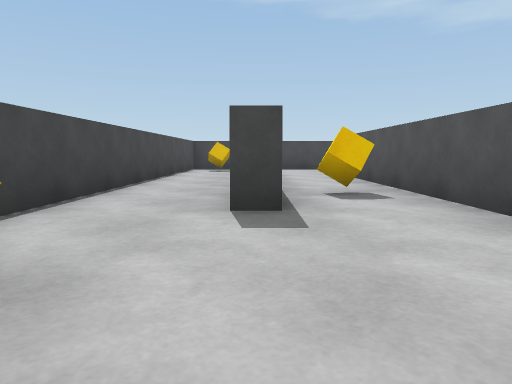
[1] (above)

20 first-person views from a walk through a 3-D level made in the Unity game engine. The camera is 0.55 m above the floor, tilts 6° down and sees 70° across. The floor is counted in squares, 1 m on a side. Each view is taken from the middle of a square. On the plan, view 1 faces up. The plan holds only what a view shows up to about 9 squares ahead; the rest is blank. The player is left out.

[2]
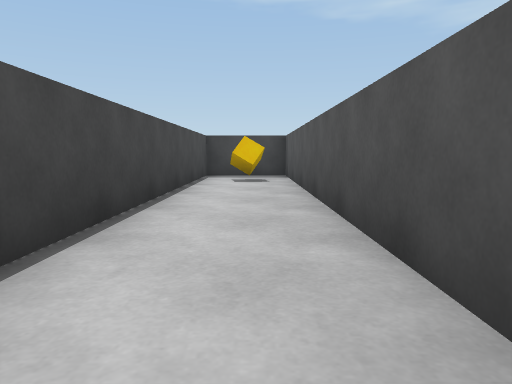

[3]
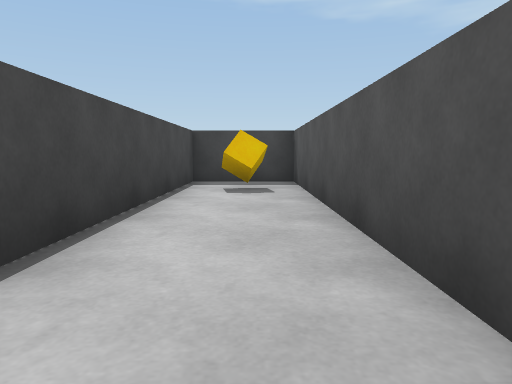

[4]
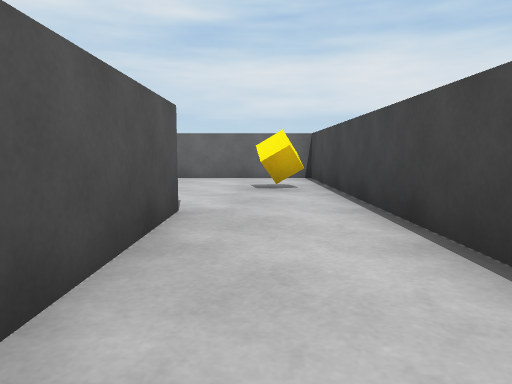

[5]
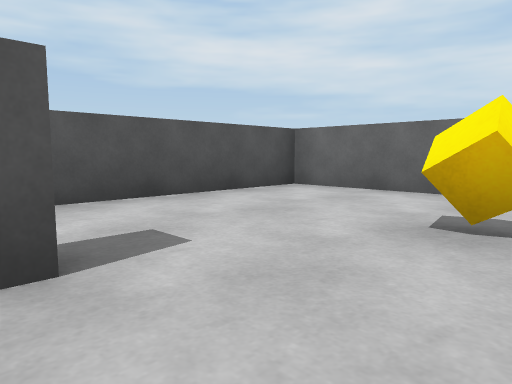

[6]
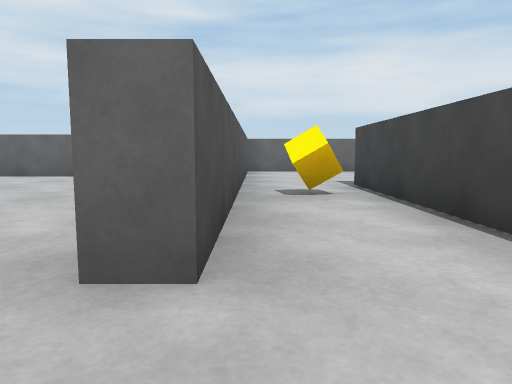

[7]
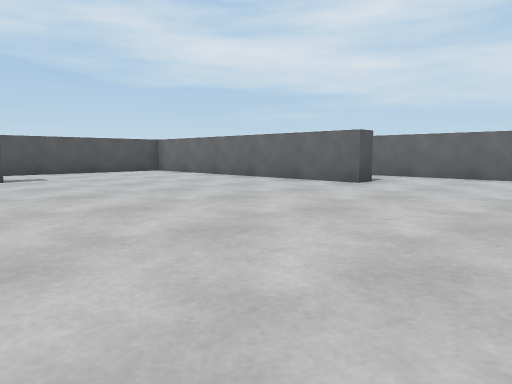

[8]
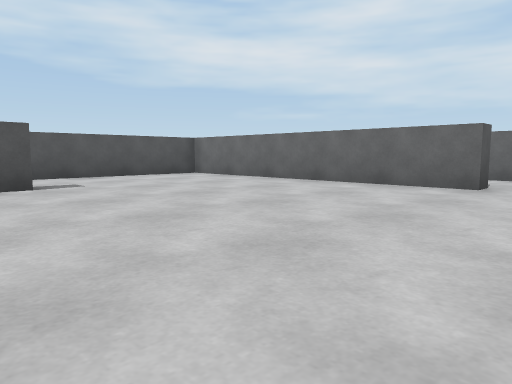

[9]
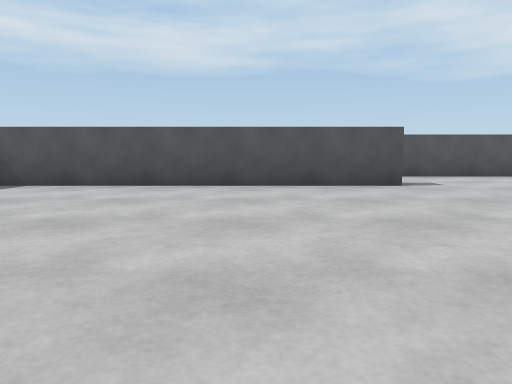

[10]
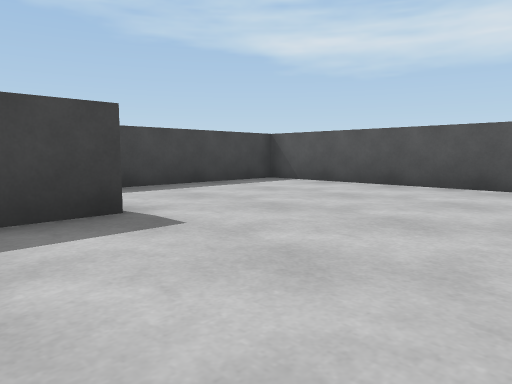

[11]
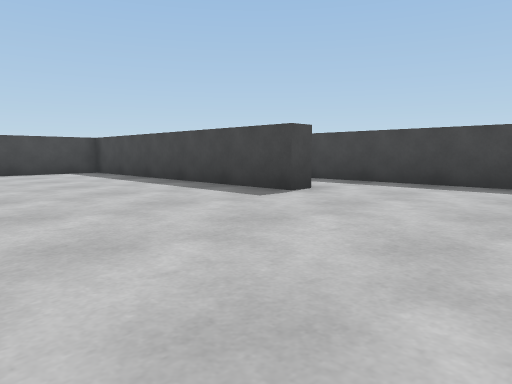

[12]
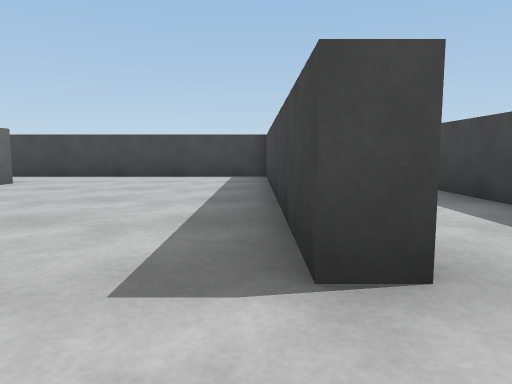

[13]
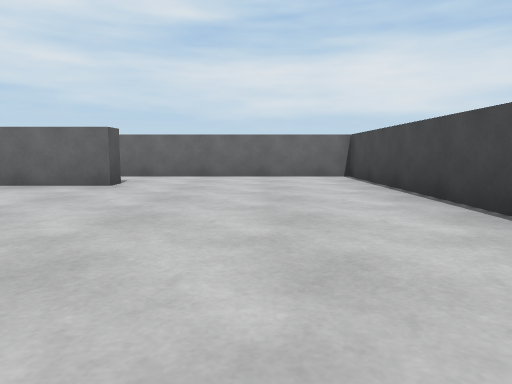

[14]
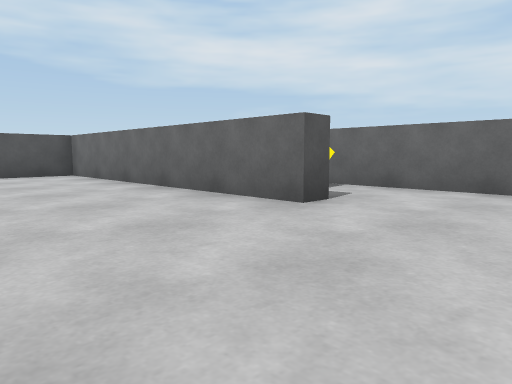

[15]
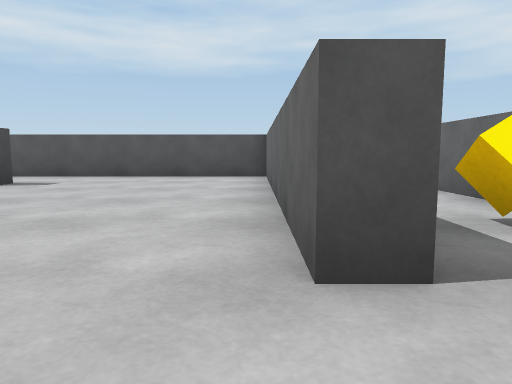

[16]
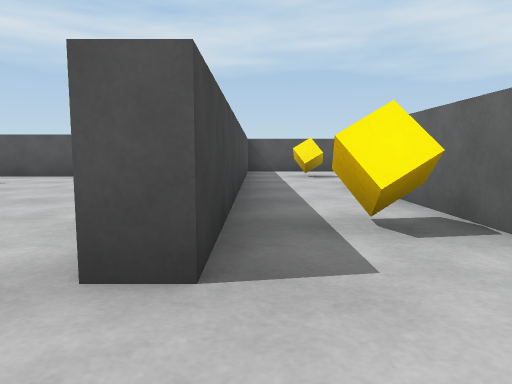

[17]
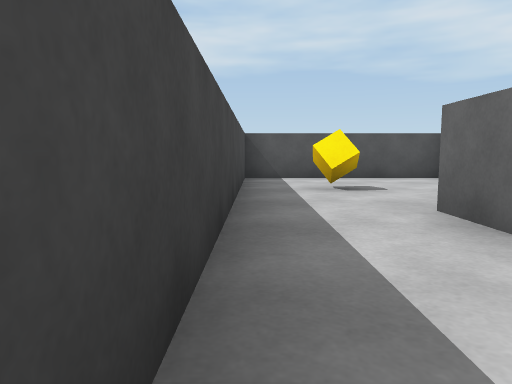

[18]
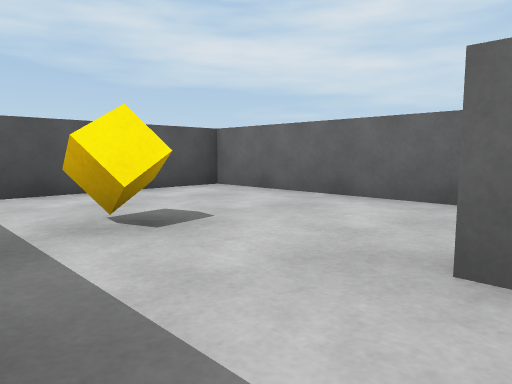

[19]
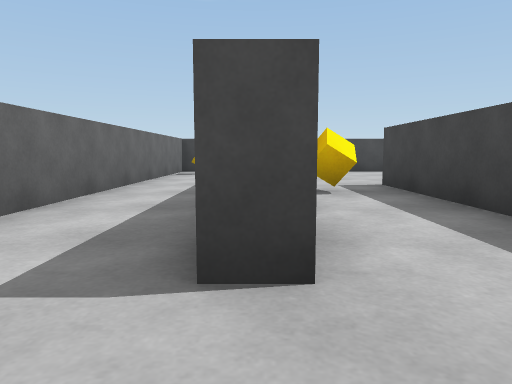

[20]
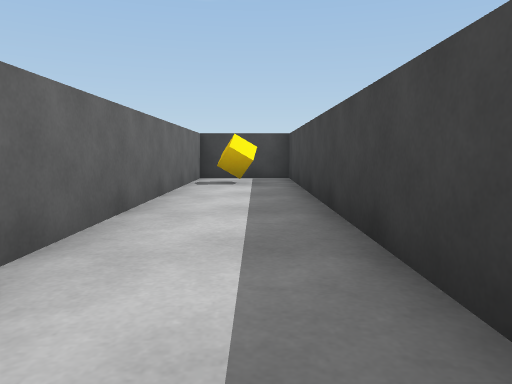

### Floor plan
Ten units are one square. View 1 is at (0, 0); x grows to the right and y downward. Boxes are objects, and circles mark ways between rooms. Rooms are numbered by the first view taken in them; rooms with no view inside come last. Other rooms are left out.
<svg viewBox="-27 -163 204 180">
<path fill="none" stroke="#000" d="M2 -35 -2 -35 -2 -133 -22 -133 -22 12 22 12 22 -35M27 -69 27 -12 66 -12M75 -139 75 -133 8 -133M123 -84 123 -158 35 -158M75 -32 75 -37 147 -37 147 -74M22 -35 22 -85 27 -85M2 -134 2 -35M100 -8 27 -8 27 12 109 12M131 12 172 12 172 -32M66 -12 125 -12 125 -8M169 -32 75 -32"/>
<rect x="-15" y="-15" width="10" height="10" fill="#bbb"><title>cube</title></rect>
<rect x="-15" y="-125" width="10" height="10" fill="#bbb"><title>cube</title></rect>
<rect x="5" y="-55" width="10" height="10" fill="#bbb"><title>cube</title></rect>
<rect x="35" y="-5" width="10" height="10" fill="#bbb"><title>cube</title></rect>
<rect x="85" y="-25" width="10" height="10" fill="#bbb"><title>cube</title></rect>
<rect x="145" y="-25" width="10" height="10" fill="#bbb"><title>cube</title></rect>
<circle cx="10" cy="-40" r="3" fill="#2a7"/>
<circle cx="75" cy="-25" r="3" fill="#2a7"/>
<text x="-10" y="-50">1</text>
<text x="70" y="-90">2</text>
<text x="110" y="-20">3</text>
</svg>
Room 1 opens to room 2. Room 2 opens to room 3.

Where each view was taken, in squares from view 1:
view 1: 0 up, 0 right, facing up
view 2: 4 up, 1 left, facing up
view 3: 6 up, 1 left, facing up
view 4: 7 up, 1 left, facing down
view 5: 4 up, 2 left, facing down-right
view 6: 10 up, 2 right, facing down
view 7: 10 up, 4 right, facing down-right
view 8: 10 up, 6 right, facing down-right
view 9: 11 up, 6 right, facing right
view 10: 10 up, 6 right, facing up-right
view 11: 9 up, 11 right, facing up-left
view 12: 13 up, 9 right, facing left
view 13: 10 up, 5 right, facing down
view 14: 7 up, 5 right, facing down-right
view 15: 4 up, 6 right, facing right
view 16: 3 up, 6 right, facing right
view 17: 3 up, 9 right, facing right
view 18: 3 up, 12 right, facing down-right
view 19: 1 up, 14 right, facing left
view 20: 0 up, 11 right, facing left
